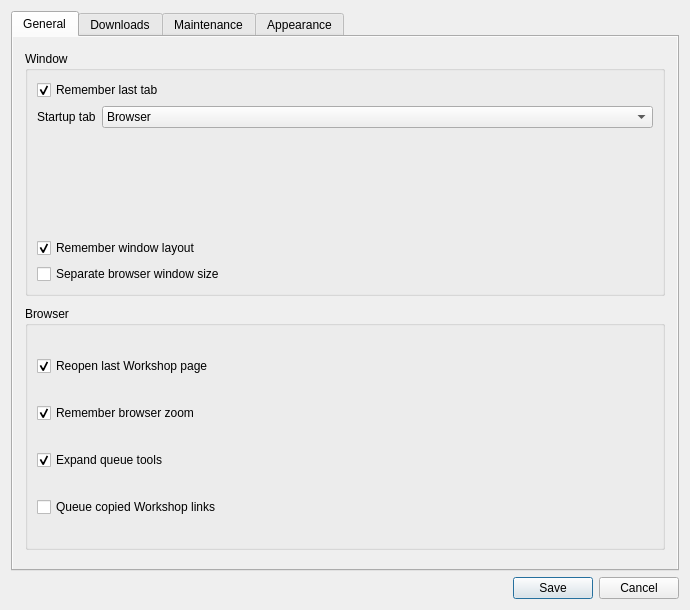
<?xml version='1.0' encoding='UTF-8'?>
<ui version="4.0">
 <class>SettingsDialog</class>
 <widget class="QDialog" name="SettingsDialog">
  <property name="geometry">
   <rect>
    <x>0</x>
    <y>0</y>
    <width>690</width>
    <height>610</height>
   </rect>
  </property>
  <property name="windowTitle">
   <string>Settings</string>
  </property>
  <layout class="QVBoxLayout" name="layout" stretch="1,0">
   <item>
    <widget class="QTabWidget" name="pages">
     <property name="currentIndex">
      <number>0</number>
     </property>
     <widget class="QWidget" name="general">
      <attribute name="title">
       <string>General</string>
      </attribute>
      <layout class="QVBoxLayout" name="generalPageLayout">
       <property name="leftMargin">
        <number>0</number>
       </property>
       <property name="topMargin">
        <number>0</number>
       </property>
       <property name="rightMargin">
        <number>0</number>
       </property>
       <property name="bottomMargin">
        <number>0</number>
       </property>
       <item>
        <widget class="QScrollArea" name="generalScroll">
         <property name="frameShape">
          <enum>QFrame::Shape::NoFrame</enum>
         </property>
         <property name="widgetResizable">
          <bool>true</bool>
         </property>
         <widget class="QWidget" name="generalContents">
          <property name="geometry">
           <rect>
            <x>0</x>
            <y>0</y>
            <width>668</width>
            <height>532</height>
           </rect>
          </property>
          <layout class="QVBoxLayout" name="generalLayout">
           <property name="spacing">
            <number>10</number>
           </property>
           <property name="leftMargin">
            <number>12</number>
           </property>
           <property name="topMargin">
            <number>14</number>
           </property>
           <property name="rightMargin">
            <number>12</number>
           </property>
           <property name="bottomMargin">
            <number>12</number>
           </property>
           <item>
            <widget class="QGroupBox" name="windowSettingsGroup">
             <property name="title">
              <string>Window</string>
             </property>
             <layout class="QVBoxLayout" name="windowSettingsGroupLayout">
              <item>
               <widget class="QCheckBox" name="remember">
                <property name="text">
                 <string>Remember last tab</string>
                </property>
                <property name="checked">
                 <bool>true</bool>
                </property>
               </widget>
              </item>
              <item>
               <layout class="QFormLayout" name="startupForm">
                <property name="rowWrapPolicy">
                 <enum>QFormLayout::WrapLongRows</enum>
                </property>
                <property name="fieldGrowthPolicy">
                 <enum>QFormLayout::FieldGrowthPolicy::AllNonFixedFieldsGrow</enum>
                </property>
                <item row="0" column="0">
                 <widget class="QLabel" name="startupLabel">
                  <property name="text">
                   <string>Startup tab</string>
                  </property>
                  <property name="textFormat">
                   <enum>Qt::TextFormat::PlainText</enum>
                  </property>
                  <property name="wordWrap">
                   <bool>true</bool>
                  </property>
                  <property name="buddy">
                   <cstring>startup</cstring>
                  </property>
                 </widget>
                </item>
                <item row="0" column="1">
                 <widget class="QComboBox" name="startup">
                  <item>
                   <property name="text">
                    <string>Browser</string>
                   </property>
                  </item>
                  <item>
                   <property name="text">
                    <string>Manual</string>
                   </property>
                  </item>
                  <item>
                   <property name="text">
                    <string>Library</string>
                   </property>
                  </item>
                  <item>
                   <property name="text">
                    <string>Mod Manager (Experimental)</string>
                   </property>
                  </item>
                 </widget>
                </item>
               </layout>
              </item>
              <item>
               <widget class="QCheckBox" name="rememberLayout">
                <property name="text">
                 <string>Remember window layout</string>
                </property>
                <property name="checked">
                 <bool>true</bool>
                </property>
               </widget>
              </item>
              <item>
               <widget class="QCheckBox" name="separateSizes">
                <property name="toolTip">
                 <string>Remember separate window sizes for the browser and other tabs.</string>
                </property>
                <property name="text">
                 <string>Separate browser window size</string>
                </property>
                <property name="checked">
                 <bool>false</bool>
                </property>
               </widget>
              </item>
             </layout>
            </widget>
           </item>
           <item>
            <widget class="QGroupBox" name="browserSettingsGroup">
             <property name="title">
              <string>Browser</string>
             </property>
             <layout class="QVBoxLayout" name="browserSettingsGroupLayout">
              <item>
               <widget class="QCheckBox" name="lastPage">
                <property name="text">
                 <string>Reopen last Workshop page</string>
                </property>
                <property name="checked">
                 <bool>true</bool>
                </property>
               </widget>
              </item>
              <item>
               <widget class="QCheckBox" name="rememberZoom">
                <property name="text">
                 <string>Remember browser zoom</string>
                </property>
                <property name="checked">
                 <bool>true</bool>
                </property>
               </widget>
              </item>
              <item>
               <widget class="QCheckBox" name="expandedTools">
                <property name="text">
                 <string>Expand queue tools</string>
                </property>
                <property name="checked">
                 <bool>true</bool>
                </property>
               </widget>
              </item>
              <item>
               <widget class="QCheckBox" name="clip">
                <property name="toolTip">
                 <string>Downloads start manually.</string>
                </property>
                <property name="text">
                 <string>Queue copied Workshop links</string>
                </property>
                <property name="checked">
                 <bool>false</bool>
                </property>
               </widget>
              </item>
             </layout>
            </widget>
           </item>
           <item>
            <spacer name="generalSettingsSpace">
             <property name="orientation">
              <enum>Qt::Vertical</enum>
             </property>
            </spacer>
           </item>
          </layout>
         </widget>
        </widget>
       </item>
      </layout>
     </widget>
     <widget class="QWidget" name="downloads">
      <attribute name="title">
       <string>Downloads</string>
      </attribute>
      <layout class="QVBoxLayout" name="downloadsPageLayout">
       <property name="leftMargin">
        <number>0</number>
       </property>
       <property name="topMargin">
        <number>0</number>
       </property>
       <property name="rightMargin">
        <number>0</number>
       </property>
       <property name="bottomMargin">
        <number>0</number>
       </property>
       <item>
        <widget class="QScrollArea" name="downloadsScroll">
         <property name="frameShape">
          <enum>QFrame::Shape::NoFrame</enum>
         </property>
         <property name="widgetResizable">
          <bool>true</bool>
         </property>
         <widget class="QWidget" name="downloadsContents">
          <property name="geometry">
           <rect>
            <x>0</x>
            <y>0</y>
            <width>668</width>
            <height>532</height>
           </rect>
          </property>
          <layout class="QVBoxLayout" name="downloadsLayout">
           <property name="spacing">
            <number>10</number>
           </property>
           <property name="leftMargin">
            <number>12</number>
           </property>
           <property name="topMargin">
            <number>14</number>
           </property>
           <property name="rightMargin">
            <number>12</number>
           </property>
           <property name="bottomMargin">
            <number>12</number>
           </property>
           <item>
            <layout class="QFormLayout" name="downloadsForm">
             <property name="rowWrapPolicy">
              <enum>QFormLayout::WrapLongRows</enum>
             </property>
             <property name="fieldGrowthPolicy">
              <enum>QFormLayout::FieldGrowthPolicy::AllNonFixedFieldsGrow</enum>
             </property>
             <item row="0" column="0">
              <widget class="QLabel" name="directoryRowLabel">
               <property name="buddy">
                <cstring>directory</cstring>
               </property>
               <property name="text">
                <string>Download folder</string>
               </property>
               <property name="textFormat">
                <enum>Qt::TextFormat::PlainText</enum>
               </property>
               <property name="wordWrap">
                <bool>true</bool>
               </property>
              </widget>
             </item>
             <item row="0" column="1">
              <layout class="QHBoxLayout" name="directoryRow">
               <item>
                <widget class="QLineEdit" name="directory">
                 <property name="placeholderText">
                  <string />
                 </property>
                 <property name="clearButtonEnabled">
                  <bool>true</bool>
                 </property>
                </widget>
               </item>
               <item>
                <widget class="QPushButton" name="choose">
                 <property name="text">
                  <string>Browse…</string>
                 </property>
                </widget>
               </item>
              </layout>
             </item>
             <item row="1" column="0">
              <widget class="QLabel" name="methodLabel">
               <property name="text">
                <string>Download method</string>
               </property>
               <property name="textFormat">
                <enum>Qt::TextFormat::PlainText</enum>
               </property>
               <property name="wordWrap">
                <bool>true</bool>
               </property>
               <property name="buddy">
                <cstring>method</cstring>
               </property>
              </widget>
             </item>
             <item row="1" column="1">
              <widget class="QComboBox" name="method">
               <property name="toolTip">
                <string>Automatic tries SteamCMD, then SteamAPI. SteamAPI is available only for some items.</string>
               </property>
               <item>
                <property name="text">
                 <string>Automatic</string>
                </property>
               </item>
               <item>
                <property name="text">
                 <string>SteamCMD</string>
                </property>
               </item>
               <item>
                <property name="text">
                 <string>SteamAPI</string>
                </property>
               </item>
              </widget>
             </item>
            </layout>
           </item>
           <item>
            <widget class="QCheckBox" name="validate">
             <property name="text">
              <string>Verify SteamCMD downloads</string>
             </property>
             <property name="checked">
              <bool>true</bool>
             </property>
            </widget>
           </item>
           <item>
            <widget class="QCheckBox" name="checkMods">
             <property name="toolTip">
              <string>Checks Workshop items. Download updates manually.</string>
             </property>
             <property name="text">
              <string>Check mod updates at startup</string>
             </property>
             <property name="checked">
              <bool>false</bool>
             </property>
            </widget>
           </item>
           <item>
            <widget class="QCheckBox" name="dependencies">
             <property name="toolTip">
              <string>Requires a Steam Web API key.</string>
             </property>
             <property name="text">
              <string>Check required items before downloading</string>
             </property>
             <property name="checked">
              <bool>false</bool>
             </property>
            </widget>
           </item>
           <item>
            <widget class="QCheckBox" name="after">
             <property name="text">
              <string>Open folder when finished</string>
             </property>
             <property name="checked">
              <bool>false</bool>
             </property>
            </widget>
           </item>
           <item>
            <widget class="QCheckBox" name="autoInstall">
             <property name="toolTip">
              <string>Uses saved mod folders. Enable mods in the game.</string>
             </property>
             <property name="text">
              <string>Install downloads automatically</string>
             </property>
             <property name="checked">
              <bool>false</bool>
             </property>
            </widget>
           </item>
           <item>
            <widget class="QPushButton" name="authentication">
             <property name="text">
              <string>Steam account…</string>
             </property>
            </widget>
           </item>
           <item>
            <spacer name="downloadsSpace">
             <property name="orientation">
              <enum>Qt::Orientation::Vertical</enum>
             </property>
             <property name="sizeHint" stdset="0">
              <size>
               <width>20</width>
               <height>20</height>
              </size>
             </property>
            </spacer>
           </item>
          </layout>
         </widget>
        </widget>
       </item>
      </layout>
     </widget>
     <widget class="QWidget" name="maintenance">
      <attribute name="title">
       <string>Maintenance</string>
      </attribute>
      <layout class="QVBoxLayout" name="maintenancePageLayout">
       <property name="leftMargin">
        <number>0</number>
       </property>
       <property name="topMargin">
        <number>0</number>
       </property>
       <property name="rightMargin">
        <number>0</number>
       </property>
       <property name="bottomMargin">
        <number>0</number>
       </property>
       <item>
        <widget class="QScrollArea" name="maintenanceScroll">
         <property name="frameShape">
          <enum>QFrame::Shape::NoFrame</enum>
         </property>
         <property name="widgetResizable">
          <bool>true</bool>
         </property>
         <widget class="QWidget" name="maintenanceContents">
          <property name="geometry">
           <rect>
            <x>0</x>
            <y>0</y>
            <width>668</width>
            <height>532</height>
           </rect>
          </property>
          <layout class="QVBoxLayout" name="maintenanceLayout">
           <property name="spacing">
            <number>10</number>
           </property>
           <property name="leftMargin">
            <number>12</number>
           </property>
           <property name="topMargin">
            <number>14</number>
           </property>
           <property name="rightMargin">
            <number>12</number>
           </property>
           <property name="bottomMargin">
            <number>12</number>
           </property>
           <item>
            <layout class="QFormLayout" name="maintenanceForm">
             <property name="rowWrapPolicy">
              <enum>QFormLayout::WrapLongRows</enum>
             </property>
             <property name="fieldGrowthPolicy">
              <enum>QFormLayout::FieldGrowthPolicy::AllNonFixedFieldsGrow</enum>
             </property>
             <item row="0" column="0">
              <widget class="QLabel" name="steamRowLabel">
               <property name="buddy">
                <cstring>steam</cstring>
               </property>
               <property name="text">
                <string>SteamCMD executable</string>
               </property>
               <property name="textFormat">
                <enum>Qt::TextFormat::PlainText</enum>
               </property>
               <property name="wordWrap">
                <bool>true</bool>
               </property>
              </widget>
             </item>
             <item row="0" column="1">
              <layout class="QHBoxLayout" name="steamRow">
               <item>
                <widget class="QLineEdit" name="steam">
                 <property name="placeholderText">
                  <string />
                 </property>
                 <property name="clearButtonEnabled">
                  <bool>true</bool>
                 </property>
                </widget>
               </item>
               <item>
                <widget class="QPushButton" name="steamBrowse">
                 <property name="text">
                  <string>Browse…</string>
                 </property>
                </widget>
               </item>
              </layout>
             </item>
             <item row="1" column="0">
              <widget class="QLabel" name="apiKeyLabel">
               <property name="text">
                <string>Steam Web API key</string>
               </property>
               <property name="textFormat">
                <enum>Qt::TextFormat::PlainText</enum>
               </property>
               <property name="wordWrap">
                <bool>true</bool>
               </property>
               <property name="buddy">
                <cstring>apiKey</cstring>
               </property>
              </widget>
             </item>
             <item row="1" column="1">
              <widget class="QLineEdit" name="apiKey">
               <property name="toolTip">
                <string>Used for Steam metadata and required items. Saved as plain text in settings.ini.</string>
               </property>
               <property name="echoMode">
                <enum>QLineEdit::EchoMode::Password</enum>
               </property>
               <property name="placeholderText">
                <string>Optional</string>
               </property>
               <property name="clearButtonEnabled">
                <bool>true</bool>
               </property>
              </widget>
             </item>
            </layout>
           </item>
           <item>
            <widget class="QCheckBox" name="updates">
             <property name="text">
              <string>Check weekly for application updates</string>
             </property>
             <property name="checked">
              <bool>false</bool>
             </property>
            </widget>
           </item>
           <item>
            <widget class="QPushButton" name="repair">
             <property name="text">
              <string>Repair SteamCMD…</string>
             </property>
            </widget>
           </item>
           <item>
            <widget class="QPushButton" name="cookies">
             <property name="text">
              <string>Clear browser cookies…</string>
             </property>
            </widget>
           </item>
           <item>
            <spacer name="maintenanceSpace">
             <property name="orientation">
              <enum>Qt::Orientation::Vertical</enum>
             </property>
             <property name="sizeHint" stdset="0">
              <size>
               <width>20</width>
               <height>20</height>
              </size>
             </property>
            </spacer>
           </item>
          </layout>
         </widget>
        </widget>
       </item>
      </layout>
     </widget>
     <widget class="QWidget" name="appearancePage">
      <attribute name="title">
       <string>Appearance</string>
      </attribute>
      <layout class="QVBoxLayout" name="appearanceLayout">
       <item>
        <widget class="QGroupBox" name="appearanceGroup">
         <property name="title">
          <string>Theme</string>
         </property>
         <layout class="QFormLayout" name="appearanceForm">
          <item row="0" column="0">
           <widget class="QLabel" name="themeStyleLabel">
            <property name="text">
             <string>&amp;Style:</string>
            </property>
            <property name="buddy">
             <cstring>themeStyle</cstring>
            </property>
           </widget>
          </item>
          <item row="0" column="1">
           <widget class="QComboBox" name="themeStyle" />
          </item>
          <item row="1" column="0">
           <widget class="QLabel" name="themeColorsLabel">
            <property name="text">
             <string>&amp;Colors:</string>
            </property>
            <property name="buddy">
             <cstring>themeColors</cstring>
            </property>
           </widget>
          </item>
          <item row="1" column="1">
           <widget class="QComboBox" name="themeColors" />
          </item>
          <item row="2" column="0">
           <widget class="QLabel" name="themeAccentLabel">
            <property name="text">
             <string>&amp;Accent:</string>
            </property>
            <property name="buddy">
             <cstring>themeAccent</cstring>
            </property>
           </widget>
          </item>
          <item row="2" column="1">
           <widget class="QPushButton" name="themeAccent" />
          </item>
         </layout>
        </widget>
       </item>
       <item>
        <widget class="QCheckBox" name="defaultAccent">
         <property name="text">
          <string>Use Windows accent color</string>
         </property>
        </widget>
       </item>
       <item>
        <widget class="QLabel" name="appearanceRestart">
         <property name="text">
          <string>Appearance changes take effect after restart.</string>
         </property>
         <property name="wordWrap">
          <bool>true</bool>
         </property>
        </widget>
       </item>
       <item>
        <spacer name="appearanceSpace">
         <property name="orientation">
          <enum>Qt::Vertical</enum>
         </property>
        </spacer>
       </item>
      </layout>
     </widget>
    </widget>
   </item>
   <item>
    <widget class="QDialogButtonBox" name="buttons">
     <property name="standardButtons">
      <set>QDialogButtonBox::StandardButton::Cancel|QDialogButtonBox::StandardButton::Save</set>
     </property>
    </widget>
   </item>
  </layout>
 </widget>
 <tabstops>
  <tabstop>pages</tabstop>
  <tabstop>remember</tabstop>
  <tabstop>startup</tabstop>
  <tabstop>lastPage</tabstop>
  <tabstop>rememberLayout</tabstop>
  <tabstop>separateSizes</tabstop>
  <tabstop>rememberZoom</tabstop>
  <tabstop>expandedTools</tabstop>
  <tabstop>clip</tabstop>
  <tabstop>directory</tabstop>
  <tabstop>choose</tabstop>
  <tabstop>method</tabstop>
  <tabstop>validate</tabstop>
  <tabstop>checkMods</tabstop>
  <tabstop>dependencies</tabstop>
  <tabstop>after</tabstop>
  <tabstop>autoInstall</tabstop>
  <tabstop>authentication</tabstop>
  <tabstop>steam</tabstop>
  <tabstop>steamBrowse</tabstop>
  <tabstop>apiKey</tabstop>
  <tabstop>updates</tabstop>
  <tabstop>repair</tabstop>
  <tabstop>cookies</tabstop>
  <tabstop>buttons</tabstop>
 </tabstops>
 <resources />
 <connections />
</ui>
